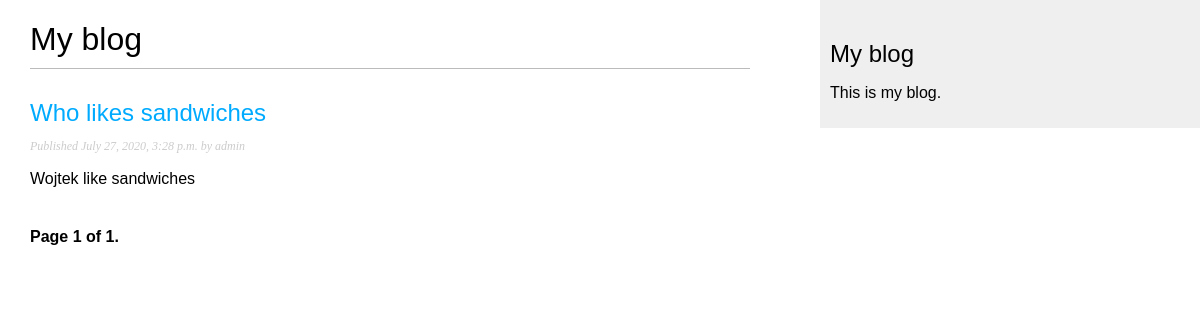
/blog/, run on an earlier commit of the app's database.
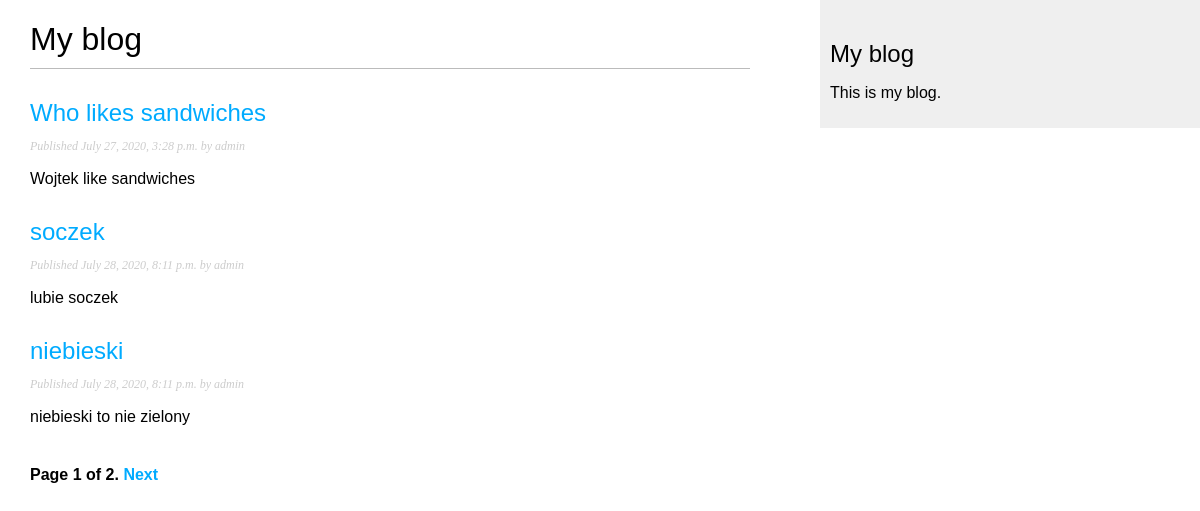
And on a later commit of the database.
### blog/models.py (models this page shows)
class Post(models.Model):
	STATUS_CHOICES = (
		('draft', 'Draft'),
		('published','Published'),)
	title = models.CharField(max_length=250)
	slug = models.SlugField(max_length=250, unique_for_date="publish")
	author = models.ForeignKey(User, on_delete=models.CASCADE, related_name = 'blog_posts')
	body = models.TextField()
	publish = models.DateTimeField(default=timezone.now)
	created = models.DateTimeField(auto_now_add=True)
	updated = models.DateTimeField(auto_now_add=True)
	status = models.CharField(max_length=10, choices=STATUS_CHOICES, default='draft')
	objects = models.Manager() # The default manager.
	published = PublishedManager() # Our custom manager.
	def get_absolute_url(self):
		return reverse('blog:post_detail',
			args=[self.publish.year,
			self.publish.month,
			self.publish.day,
			self.slug])

### blog/views.py (the view)
# urls.py: path('', views.post_list, name= 'post_list'),
def post_list(request):
    object_list = Post.published.all()
    paginator = Paginator(object_list, 3) #3 post on each page
    page = request.GET.get('page')
    try:
    	posts = paginator.page(page)
    except PageNotAnInteger:
    	posts = paginator.page(1)
    except EmptyPage:
    	posts = paginator.page(paginator.num_pages)
    return render(request, 'blog/post/list.html', {'page': page,
    											 'posts': posts})

### blog/models.py (called while the page is built)
	def get_queryset(self):
		return super(PublishedManager,self).get_queryset()\
		.filter(status='published')  # \ oznacza przejscie do natepnego wiersza!

### blog/templates/blog/post/list.html (shortened to what this page needs)
{% extends "blog/base.html" %}
{% block content %}
		<h1>My blog</h1>
		{% for post in posts %}
			<h2>
				<a href="{{ post.get_absolute_url }}">
				{{ post.title }}
				</a>
			</h2>
			<p class="date">
			Published {{post.publish}} by {{post.author}}
			</p>
			{{ post.body|truncatewords:30|linebreaks }}
		{% endfor %}
	{% include "blog/pagination.html" with page=posts %}
{% endblock %}

### blog/templates/blog/base.html (shortened to what this page needs)
{% load static %}
<!DOCTYPE html>
<html>
<head>
	<link href="{% static "css/blog.css" %}" rel="stylesheet">
</head>
<body>
	<div id="content">
	{% block content %}
	{% endblock %}
	</div>
	<div id="sidebar">
		<h2>My blog</h2>
		<p>This is my blog.</p>
	</div>
</body>
</html>

### blog/templates/blog/pagination.html (shortened to what this page needs)
<div class="pagination">
	<span class="step-links">
	<span class="current">
		Page {{ page.number }} of {{ page.paginator.num_pages }}.
	</span>
		{% if page.has_next %}
			<a href="?page={{ page.next_page_number }}">Next</a>
		{% endif %}
	</span>
</div>

### blog/static/css/blog.css (style rules this page uses)
body { margin:0; padding:0; font-family:helvetica, sans-serif; }
a { color:#00abff; text-decoration:none; }
h1 { font-weight:normal; border-bottom:1px solid #bbb; padding:0 0 10px 0; }
h2 { font-weight:normal; margin:30px 0 0; }
#content { float:left; width:60%; padding:0 0 0 30px; }
#sidebar { float:right; width:30%; padding:10px; background:#efefef; height:100%; }
p.date { color:#ccc; font-family: georgia, serif; font-size: 12px; font-style: italic; }
.pagination { margin:40px 0; font-weight:bold; }

What changed in the data, as far as the page shows it:
added Post: title "soczek", publish "July 28, 2020, 8:11 p.m.", author "admin", body "lubie soczek"
added Post: title "niebieski", publish "July 28, 2020, 8:11 p.m.", author "admin", body "niebieski to nie zielony"
Also different on the page:
{{ page.paginator.num_pages }}: "1" → "2"
text now shown: "Next"
